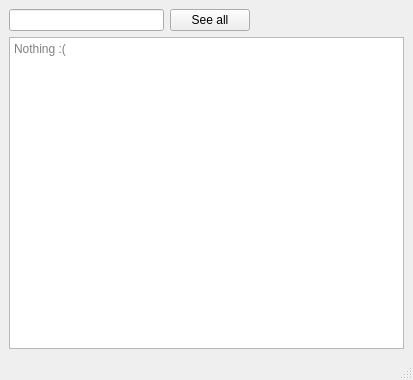
<?xml version="1.0" encoding="UTF-8"?>
<ui version="4.0">
 <class>MainWindow</class>
 <widget class="QMainWindow" name="MainWindow">
  <property name="geometry">
   <rect>
    <x>0</x>
    <y>0</y>
    <width>413</width>
    <height>380</height>
   </rect>
  </property>
  <property name="minimumSize">
   <size>
    <width>413</width>
    <height>380</height>
   </size>
  </property>
  <property name="windowTitle">
   <string>Dict Search</string>
  </property>
  <property name="autoFillBackground">
   <bool>false</bool>
  </property>
  <property name="locale">
   <locale language="English" country="UnitedStates"/>
  </property>
  <property name="documentMode">
   <bool>false</bool>
  </property>
  <widget class="QWidget" name="centralwidget">
   <layout class="QVBoxLayout" name="verticalLayout">
    <item>
     <layout class="QHBoxLayout" name="horizontalLayout">
      <item>
       <widget class="QLineEdit" name="input"/>
      </item>
      <item>
       <widget class="QPushButton" name="pushButton">
        <property name="text">
         <string>See all</string>
        </property>
       </widget>
      </item>
      <item>
       <spacer name="horizontalSpacer">
        <property name="orientation">
         <enum>Qt::Horizontal</enum>
        </property>
        <property name="sizeHint" stdset="0">
         <size>
          <width>40</width>
          <height>20</height>
         </size>
        </property>
       </spacer>
      </item>
     </layout>
    </item>
    <item>
     <widget class="QTextEdit" name="output">
      <property name="enabled">
       <bool>true</bool>
      </property>
      <property name="font">
       <font>
        <weight>50</weight>
        <italic>false</italic>
        <bold>false</bold>
       </font>
      </property>
      <property name="cursor" stdset="0">
       <cursorShape>ArrowCursor</cursorShape>
      </property>
      <property name="mouseTracking">
       <bool>true</bool>
      </property>
      <property name="undoRedoEnabled">
       <bool>false</bool>
      </property>
      <property name="readOnly">
       <bool>true</bool>
      </property>
      <property name="cursorWidth">
       <number>0</number>
      </property>
      <property name="placeholderText">
       <string>Nothing :(</string>
      </property>
     </widget>
    </item>
   </layout>
  </widget>
  <widget class="QMenuBar" name="menubar">
   <property name="geometry">
    <rect>
     <x>0</x>
     <y>0</y>
     <width>413</width>
     <height>22</height>
    </rect>
   </property>
  </widget>
  <widget class="QStatusBar" name="statusbar"/>
 </widget>
 <resources/>
 <connections/>
</ui>
